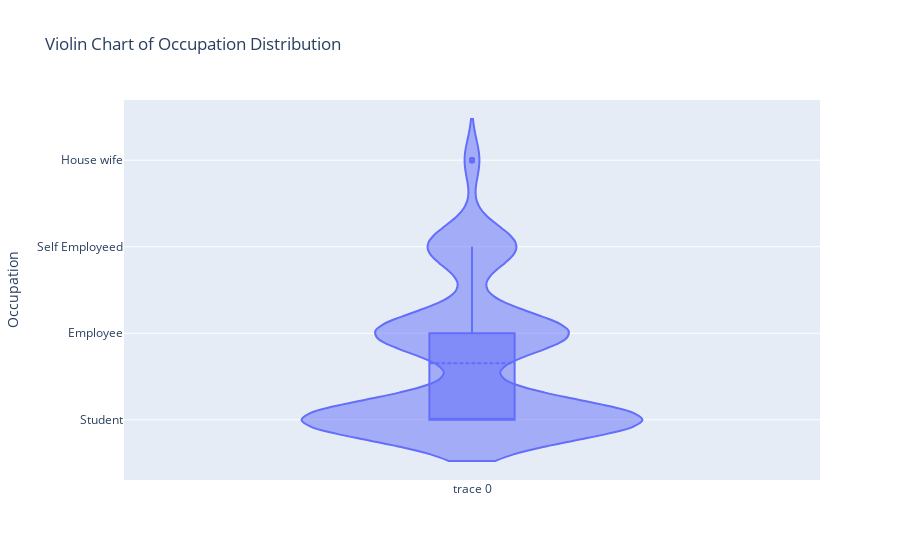

The notebook cell saved with this chart:
### Markdown cell above
You can use the functions above to plot the distribution of the dataset and get more insigts.
Multicolinarity is a situation where two or more features in a dataset are highly correlated. This can lead to overfitting in a machine learning model. You can use the functions to check for multicollinearity. This cannot affect our model that much since the data is small and our boosting algorithms can withstand it. So we won't be doing more exploration but these functions are available for easy explaration by anyone.
See examples below:

### Code cell
unilabel_dist_plot("Occupation", "violin chart") # Distribution of Occupation using a violin chart

### Figure 1 — Plotly figure (JSON) as saved in the notebook; plotly's stock layout.template omitted (floating-point values rounded to 4 significant figures; data arrays with more than 128 entries replaced by an {"elided": "..."} marker saying what was removed)
{"data": [{"box": {"visible": true}, "meanline": {"visible": true}, "type": "violin", "y": {"elided": "388 str values"}}], "layout": {"title": {"text": "Violin Chart of Occupation Distribution"}, "xaxis": {"title": {"text": ""}}, "yaxis": {"title": {"text": "Occupation"}}}}
